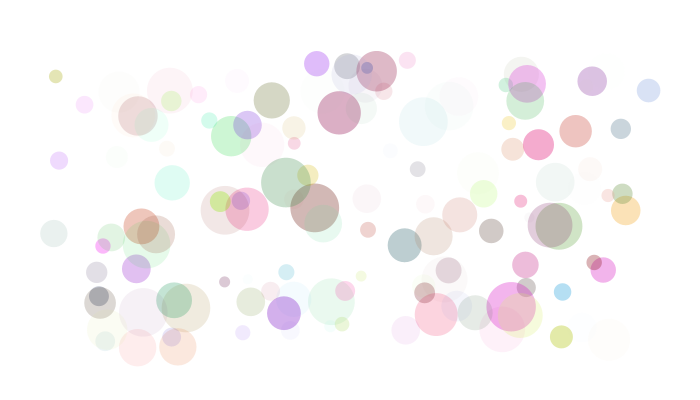
Frame 1 (no input)
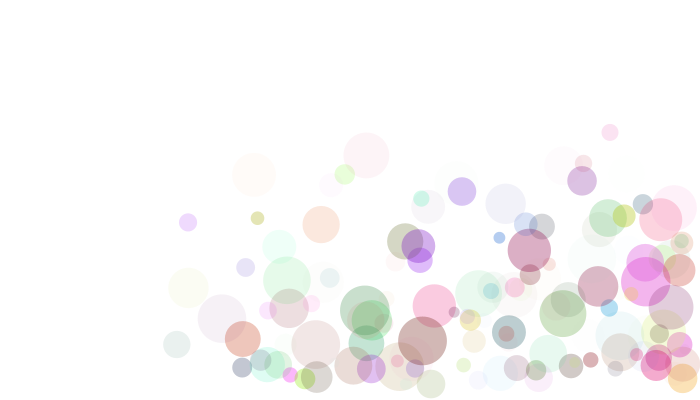
Frame 60 (the mouse pressed at the canvas centre just before this capture)
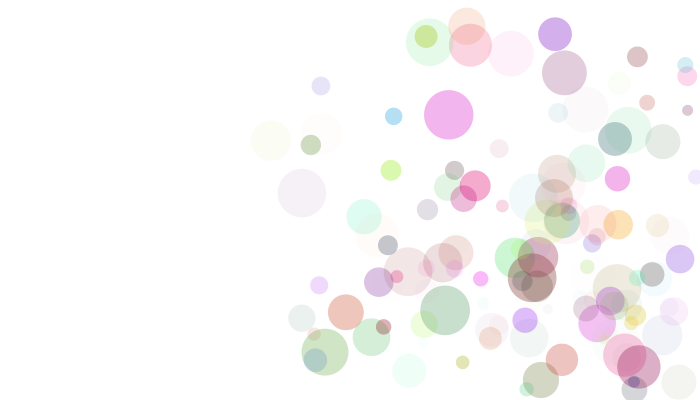
Frame 120 (the mouse held since frame 60 and released just before this capture)

The Processing sketch that drew these frames (run headless with seeded random() and noise(); from frame 60 on, the mouse is pressed at the canvas centre):

// Processing sketch: processing_89178
// ── processing_89178.pde

//bouncing balls
Ball [] bal1 = new Ball[int(random(1,200))];

float maxD = 50;

void setup(){
 size(700,400);
 smooth();
 
 for(int i=0; i<bal1.length; i++){
  bal1[i] = new Ball(random(5,maxD/2),random(maxD,700-maxD),random(60,400-maxD)); 
 }
}

void draw(){
  background(255);
  for(int i=0;i<bal1.length;i++){
 bal1[i].appear();
 bal1[i].bounce(); 
 bal1[i].move();
  }
}


 class Ball{
   float opacity = random(1,90);
   
   //color
   float red = random(0,255);
   float g = random(0,255);
   float b = random(0,255);
   
 float x;
 float y;
 float xspeed = random(1,4);
 float yspeed = random(1,4);
 float r;
 
 Ball(float tempR, float tempx, float tempy){
   r = tempR;
   x = tempx;
   y = tempy;
 }

 
void appear(){

  fill(red,g,b,opacity);
  noStroke();
 ellipse(x,y,r*2,r*2); 
 

}

void move(){
  x += xspeed;
  y += yspeed; 
}


void bounce(){
if(y>height-r || y<r){
  yspeed *= -1;
 }   

 if(x>width-r || x<r){
  xspeed *= -1;
 } 
}
}
